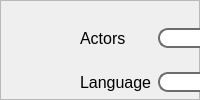
              <widget class="QWidget" name="filter_page">
               <layout class="QVBoxLayout" name="verticalLayout_6">
                <property name="spacing">
                 <number>0</number>
                </property>
                <property name="leftMargin">
                 <number>0</number>
                </property>
                <property name="topMargin">
                 <number>0</number>
                </property>
                <property name="rightMargin">
                 <number>0</number>
                </property>
                <property name="bottomMargin">
                 <number>0</number>
                </property>
                <item>
                 <widget class="QFrame" name="frame_4">
                  <property name="styleSheet">
                   <string notr="true">color: rgb(255, 255, 255);

QCheckBox{
font: 8pt &quot;MS Shell Dlg 2&quot;;
};
QLabel{
font: 12pt &quot;MS Shell Dlg 2&quot;;
};
</string>
                  </property>
                  <property name="frameShape">
                   <enum>QFrame::StyledPanel</enum>
                  </property>
                  <property name="frameShadow">
                   <enum>QFrame::Raised</enum>
                  </property>
                  <widget class="QPushButton" name="search_button">
                   <property name="geometry">
                    <rect>
                     <x>840</x>
                     <y>480</y>
                     <width>60</width>
                     <height>23</height>
                    </rect>
                   </property>
                   <property name="maximumSize">
                    <size>
                     <width>60</width>
                     <height>16777215</height>
                    </size>
                   </property>
                   <property name="styleSheet">
                    <string notr="true">QPushButton{
	padding: 5px 10px;
	border:none;
	border-radius:10px;
	background-color:#6ED9A0;
	color:#F6F8F7;
}

QPushButton:hover
{
background-color:#9BA7A5;
}</string>
                   </property>
                   <property name="text">
                    <string>Search</string>
                   </property>
                  </widget>
                  <widget class="QWidget" name="gridLayoutWidget_2">
                   <property name="geometry">
                    <rect>
                     <x>80</x>
                     <y>10</y>
                     <width>311</width>
                     <height>191</height>
                    </rect>
                   </property>
                   <layout class="QGridLayout" name="gridLayout">
                    <item row="1" column="1">
                     <widget class="QLineEdit" name="searchingLanguageLineEdit">
                      <property name="styleSheet">
                       <string notr="true">border-radius:10px;
border:2px solid #696d6d;</string>
                      </property>
                     </widget>
                    </item>
                    <item row="2" column="1">
                     <widget class="QLineEdit" name="searchingCountriesLineEdit">
                      <property name="styleSheet">
                       <string notr="true">border-radius:10px;
border:2px solid #696d6d;</string>
                      </property>
                     </widget>
                    </item>
                    <item row="0" column="1">
                     <widget class="QLineEdit" name="searchingActosLineEdit">
                      <property name="styleSheet">
                       <string notr="true">border-radius:10px;
border:2px solid #696d6d;</string>
                      </property>
                     </widget>
                    </item>
                    <item row="1" column="0">
                     <widget class="QLabel" name="label_5">
                      <property name="font">
                       <font>
                        <pointsize>12</pointsize>
                       </font>
                      </property>
                      <property name="text">
                       <string>Language</string>
                      </property>
                     </widget>
                    </item>
                    <item row="2" column="0">
                     <widget class="QLabel" name="label_4">
                      <property name="font">
                       <font>
                        <pointsize>12</pointsize>
                       </font>
                      </property>
                      <property name="text">
                       <string>Countries</string>
                      </property>
                     </widget>
                    </item>
                    <item row="0" column="0">
                     <widget class="QLabel" name="label_3">
                      <property name="font">
                       <font>
                        <pointsize>12</pointsize>
                       </font>
                      </property>
                      <property name="text">
                       <string>Actors</string>
                      </property>
                     </widget>
                    </item>
                    <item row="3" column="0">
                     <widget class="QLabel" name="label_8">
                      <property name="font">
                       <font>
                        <pointsize>12</pointsize>
                       </font>
                      </property>
                      <property name="text">
                       <string>Runtime</string>
                      </property>
                     </widget>
                    </item>
                    <item row="3" column="1">
                     <widget class="QLineEdit" name="searchingRuntimeLineEdit">
                      <property name="styleSheet">
                       <string notr="true">border-radius:10px;
border:2px solid #696d6d;</string>
                      </property>
                     </widget>
                    </item>
                   </layout>
                  </widget>
                  <widget class="QWidget" name="gridLayoutWidget_3">
                   <property name="geometry">
                    <rect>
                     <x>80</x>
                     <y>220</y>
                     <width>833</width>
                     <height>211</height>
                    </rect>
                   </property>
                   <layout class="QGridLayout" name="gridLayout_2">
                    <item row="1" column="7">
                     <widget class="QCheckBox" name="checkBoxTalkShow">
                      <property name="text">
                       <string>Talk-Show</string>
                      </property>
                     </widget>
                    </item>
                    <item row="0" column="0">
                     <widget class="QCheckBox" name="checkBoxAction">
                      <property name="text">
                       <string>Action</string>
                      </property>
                     </widget>
                    </item>
                    <item row="0" column="6">
                     <widget class="QCheckBox" name="checkBoxRealityTV">
                      <property name="text">
                       <string>Reality-TV</string>
                      </property>
                     </widget>
                    </item>
                    <item row="2" column="1">
                     <widget class="QCheckBox" name="checkBoxCrime">
                      <property name="text">
                       <string>Crime</string>
                      </property>
                     </widget>
                    </item>
                    <item row="0" column="2">
                     <widget class="QCheckBox" name="checkBoxDocumentary">
                      <property name="text">
                       <string>Documentary</string>
                      </property>
                     </widget>
                    </item>
                    <item row="0" column="7">
                     <widget class="QCheckBox" name="checkBoxSport">
                      <property name="text">
                       <string>Sport</string>
                      </property>
                     </widget>
                    </item>
                    <item row="2" column="2">
                     <widget class="QCheckBox" name="checkBoxFamily">
                      <property name="text">
                       <string>Family</string>
                      </property>
                     </widget>
                    </item>
                    <item row="1" column="2">
                     <widget class="QCheckBox" name="checkBoxDrama">
                      <property name="text">
                       <string>Drama</string>
                      </property>
                     </widget>
                    </item>
                    <item row="2" column="4">
                     <widget class="QCheckBox" name="checkBoxMusical">
                      <property name="text">
                       <string>Musical</string>
                      </property>
                     </widget>
                    </item>
                    <item row="2" column="6">
                     <widget class="QCheckBox" name="checkBoxSciFi">
                      <property name="text">
                       <string>Science Fiction</string>
                      </property>
                     </widget>
                    </item>
                    <item row="1" column="4">
                     <widget class="QCheckBox" name="checkBoxMusic">
                      <property name="text">
                       <string>Music</string>
                      </property>
                     </widget>
                    </item>
                    <item row="2" column="5">
                     <widget class="QCheckBox" name="checkBoxNews">
                      <property name="text">
                       <string>News</string>
                      </property>
                     </widget>
                    </item>
                    <item row="1" column="0">
                     <widget class="QCheckBox" name="checkBoxAdventure">
                      <property name="text">
                       <string>Adventure</string>
                      </property>
                     </widget>
                    </item>
                    <item row="0" column="5">
                     <widget class="QCheckBox" name="checkBoxHistory">
                      <property name="text">
                       <string>History</string>
                      </property>
                     </widget>
                    </item>
                    <item row="1" column="5">
                     <widget class="QCheckBox" name="checkBoxMistery">
                      <property name="text">
                       <string>Mystery</string>
                      </property>
                     </widget>
                    </item>
                    <item row="1" column="3">
                     <widget class="QCheckBox" name="checkBoxFilmNoir">
                      <property name="text">
                       <string>Film-Noir</string>
                      </property>
                     </widget>
                    </item>
                    <item row="0" column="3">
                     <widget class="QCheckBox" name="checkBoxFantasy">
                      <property name="text">
                       <string>Fantasy</string>
                      </property>
                     </widget>
                    </item>
                    <item row="0" column="4">
                     <widget class="QCheckBox" name="checkBoxHorror">
                      <property name="text">
                       <string>Horror</string>
                      </property>
                     </widget>
                    </item>
                    <item row="2" column="3">
                     <widget class="QCheckBox" name="checkBoxGameShow">
                      <property name="text">
                       <string>Game-Show</string>
                      </property>
                     </widget>
                    </item>
                    <item row="1" column="6">
                     <widget class="QCheckBox" name="checkBoxRomance">
                      <property name="text">
                       <string>Romance</string>
                      </property>
                     </widget>
                    </item>
                    <item row="0" column="1">
                     <widget class="QCheckBox" name="checkBoxBiography">
                      <property name="text">
                       <string>Biography</string>
                      </property>
                     </widget>
                    </item>
                    <item row="1" column="1">
                     <widget class="QCheckBox" name="checkBoxComedy">
                      <property name="text">
                       <string>Comedy</string>
                      </property>
                     </widget>
                    </item>
                    <item row="2" column="0">
                     <widget class="QCheckBox" name="checkBoxAnimation">
                      <property name="text">
                       <string>Animation</string>
                      </property>
                     </widget>
                    </item>
                    <item row="2" column="7">
                     <widget class="QCheckBox" name="checkBoxThriller">
                      <property name="text">
                       <string>Thriller</string>
                      </property>
                     </widget>
                    </item>
                    <item row="0" column="8">
                     <widget class="QCheckBox" name="checkBoxWar">
                      <property name="text">
                       <string>War</string>
                      </property>
                     </widget>
                    </item>
                    <item row="1" column="8">
                     <widget class="QCheckBox" name="checkBoxWestern">
                      <property name="text">
                       <string>Western</string>
                      </property>
                     </widget>
                    </item>
                    <item row="2" column="8">
                     <widget class="QCheckBox" name="checkBoxOther">
                      <property name="text">
                       <string>Other</string>
                      </property>
                     </widget>
                    </item>
                   </layout>
                  </widget>
                  <widget class="QWidget" name="gridLayoutWidget_4">
                   <property name="geometry">
                    <rect>
                     <x>440</x>
                     <y>10</y>
                     <width>160</width>
                     <height>80</height>
                    </rect>
                   </property>
                   <layout class="QGridLayout" name="gridLayout_3">
                    <item row="1" column="1">
                     <widget class="QDateEdit" name="date_to">
                      <property name="minimumSize">
                       <size>
                        <width>0</width>
                        <height>16</height>
                       </size>
                      </property>
                      <property name="maximumSize">
                       <size>
                        <width>16777215</width>
                        <height>16</height>
                       </size>
                      </property>
                      <property name="styleSheet">
                       <string notr="true">
background:transparent;;
font: 13pt &quot;MS Shell Dlg 2&quot;;

color:#bfc5c5;</string>
                      </property>
                      <property name="displayFormat">
                       <string>yyyy</string>
                      </property>
                     </widget>
                    </item>
                    <item row="1" column="0">
                     <widget class="QLabel" name="label_7">
                      <property name="text">
                       <string>Date to</string>
                      </property>
                     </widget>
                    </item>
                    <item row="0" column="1">
                     <widget class="QDateEdit" name="date_from">
                      <property name="minimumSize">
                       <size>
                        <width>0</width>
                        <height>16</height>
                       </size>
                      </property>
                      <property name="maximumSize">
                       <size>
                        <width>16777215</width>
                        <height>16</height>
                       </size>
                      </property>
                      <property name="styleSheet">
                       <string notr="true">
background:transparent;;
font: 13pt &quot;MS Shell Dlg 2&quot;;

color:#bfc5c5;</string>
                      </property>
                      <property name="displayFormat">
                       <string>yyyy</string>
                      </property>
                     </widget>
                    </item>
                    <item row="0" column="0">
                     <widget class="QLabel" name="label_6">
                      <property name="text">
                       <string>Date from</string>
                      </property>
                     </widget>
                    </item>
                   </layout>
                  </widget>
                 </widget>
                </item>
               </layout>
              </widget>
